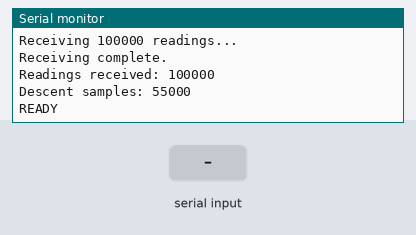
Recording of a sketch running on a simulated ESP32. Parts: the last lines printed to the serial monitor. The inputs (shaded band) are chosen by the test bench.

Above: at 3.3 s.
3.4 s: "STATS\n" received over Serial
At 4.0 s:
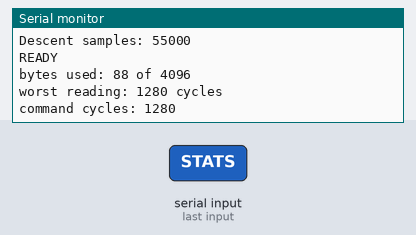
4.9 s: "G\n" received over Serial
At 6.1 s:
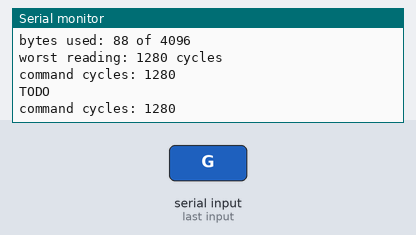
6.4 s: "DESCENT\n" received over Serial
At 7.5 s:
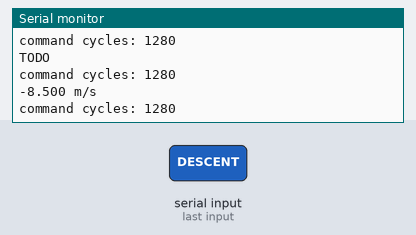
7.9 s: "LAND\n" received over Serial
At 8.6 s:
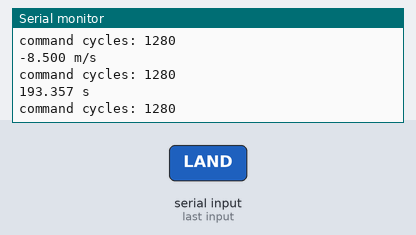
9.4 s: "ALT \n" received over Serial
At 9.8 s:
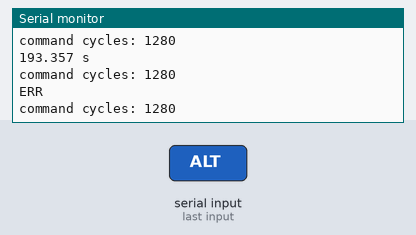

The sketch:

LEVEL__1_PRACTICE.ino
```cpp
#include <Arduino.h>

// ============================================================
// CATCH THE ROCKET - LEVEL 1
// PRACTICE TRACKER B TEST
//
// Level 1:
//   DESCENT
//   LAND
//
// Glitches OFF.
// ============================================================

#define TRACKER_GLITCHES 0


// ============================================================
// PRACTICE TRACKER B
// DO NOT MODIFY THIS BLOCK
// ============================================================

// ===== PRACTICE TRACKER B: do not modify =====
// Set TRACKER_GLITCHES to 1 or 0 *above* this block, never inside it.
static uint32_t trackerSeed = 4242u;
static uint32_t trackerRand() {
  trackerSeed = trackerSeed * 1664525u + 1013904223u;
  return trackerSeed;
}

float nextAltitude() {
  // This flight's secrets. Every tracker uses different ones.
  const int64_t H0 =  150000;   // altitude at t = 0, in cm
  const int64_t V0 =    4200;   // upward speed at t = 0, in cm/s
  const int64_t G  =     371;   // gravity, in cm/s^2
  const int64_t TD =   24000;   // parachute opens at this time, in ms
  const int64_t VD =    -850;   // speed under the parachute, in cm/s
  static int64_t t = 0;      // time of this reading, in ms
  static int quiet = 0;      // readings until a glitch is allowed again
  int64_t tc = (t < TD) ? t : TD;
  int64_t h = H0 + V0 * tc / 1000 - G * tc * tc / 2000000;
  if (t > TD) h += VD * (t - TD) / 1000;
  uint32_t r = trackerRand();
  if (quiet > 0) quiet--;
  if (TRACKER_GLITCHES && t >= 1000 && quiet == 0 && (r >> 24) < 2) {
    quiet = 10;                                     // glitch: 50 to 300 m off
    int64_t off = 5000 + (int64_t)((r >> 4) % 25001);
    h += ((r >> 3) & 1) ? off : -off;
    if (h < 0) h += 2 * off;
  } else {
    h += (int64_t)((r >> 8) % 401) - 200;           // noise: -2.00 to +2.00 m
  }
  t++;
  return (float)h / 100.0f;
}
// =========================================


// ============================================================
// ONE PERSISTENT STATE STRUCT
// ============================================================

struct GroundState {

  // Reading reception / timing
  uint32_t readingsReceived;
  uint32_t worstCycles;

  // Level 1 least-squares sufficient statistics
  //
  // y = A + B*k
  //
  // k = time in milliseconds relative to 72.5 seconds
  // y = altitude in centimetres

  uint32_t descentN;

  int64_t sumK;
  int64_t sumY;
  int64_t sumK2;
  int64_t sumKY;

  // Serial command state
  char commandBuffer[32];
  uint8_t commandLength;
  bool commandOverflow;
};

GroundState state;


// Must remain <= 4096 bytes.
static_assert(
  sizeof(GroundState) <= 4096,
  "GroundState exceeds 4096 bytes"
);


// ============================================================
// COMMAND TYPES
// ============================================================

enum CommandType {

  CMD_STATS,
  CMD_G,
  CMD_APOGEE,
  CMD_DEPLOY,
  CMD_DESCENT,
  CMD_LAND,
  CMD_GLITCHES,
  CMD_ALT,
  CMD_INVALID
};


// ============================================================
// ALTITUDE CONVERSION
// Tracker returns metres as float.
// Internally tracker altitude is in centimetres.
// ============================================================

static inline int32_t altitudeToCm(float altitude) {

  return (int32_t)(altitude * 100.0f + 0.5f);
}


// ============================================================
// COMMAND HANDLER
//
// IMPORTANT:
// Parsing happens BEFORE timing.
//
// START TIMER
//      |
// compute answer
//      |
// STOP TIMER
//      |
// print answer
//
// Printing is NOT included in command cycles.
// ============================================================

void handleCommand(char *cmd) {

  // ----------------------------------------------------------
  // STEP 1: PARSE COMMAND
  // ----------------------------------------------------------

  CommandType type = CMD_INVALID;


  if (strcmp(cmd, "STATS") == 0) {

    type = CMD_STATS;
  }

  else if (strcmp(cmd, "G") == 0) {

    type = CMD_G;
  }

  else if (strcmp(cmd, "APOGEE") == 0) {

    type = CMD_APOGEE;
  }

  else if (strcmp(cmd, "DEPLOY") == 0) {

    type = CMD_DEPLOY;
  }

  else if (strcmp(cmd, "DESCENT") == 0) {

    type = CMD_DESCENT;
  }

  else if (strcmp(cmd, "LAND") == 0) {

    type = CMD_LAND;
  }

  else if (strcmp(cmd, "GLITCHES") == 0) {

    type = CMD_GLITCHES;
  }

  else if (strncmp(cmd, "ALT ", 4) == 0) {

    char *endPtr = nullptr;

    float t = strtof(cmd + 4, &endPtr);

    if (endPtr != cmd + 4) {

      while (*endPtr == ' ' || *endPtr == '\t') {
        endPtr++;
      }

      if (*endPtr == '\0' &&
          t >= 0.0f &&
          t <= 100.0f) {

        type = CMD_ALT;
      }
    }
  }


  // ----------------------------------------------------------
  // STEP 2: START COMMAND TIMING
  // ----------------------------------------------------------

  uint32_t start = ESP.getCycleCount();


  // ----------------------------------------------------------
  // STEP 3: COMPUTE ANSWER
  // ----------------------------------------------------------

  char answer[96];

  strcpy(answer, "ERR");


  // ==========================================================
  // STATS
  // ==========================================================

  if (type == CMD_STATS) {

    uint32_t bytesUsed =
        sizeof(GroundState);

    uint32_t worstReading =
        state.worstCycles;


    // Stop timing BEFORE printing.

    uint32_t commandCycles =
        (uint32_t)(
            ESP.getCycleCount() - start
        );


    Serial.print("bytes used: ");
    Serial.print(bytesUsed);
    Serial.println(" of 4096");

    Serial.print("worst reading: ");
    Serial.print(worstReading);
    Serial.println(" cycles");

    Serial.print("command cycles: ");
    Serial.println(commandCycles);

    return;
  }


  // ==========================================================
  // LEVEL 1: DESCENT / LAND
  // ==========================================================

  if (type == CMD_DESCENT ||
      type == CMD_LAND) {

    if (state.descentN < 2) {

      strcpy(answer, "ERR");
    }

    else {

      double N =
          (double)state.descentN;

      double SK =
          (double)state.sumK;

      double SY =
          (double)state.sumY;

      double SK2 =
          (double)state.sumK2;

      double SKY =
          (double)state.sumKY;


      // ------------------------------------------------------
      // Least-squares denominator
      // ------------------------------------------------------

      double denominator =
          N * SK2 - SK * SK;


      if (denominator == 0.0) {

        strcpy(answer, "ERR");
      }

      else {

        // ----------------------------------------------------
        // Slope B
        //
        // B = [N*sum(k*y) - sum(k)*sum(y)]
        //     --------------------------------
        //     [N*sum(k^2) - sum(k)^2]
        //
        // B is centimetres / millisecond.
        // ----------------------------------------------------

        double B =
            (N * SKY - SK * SY) /
            denominator;


        // ----------------------------------------------------
        // Intercept A
        // ----------------------------------------------------

        double A =
            (SY - B * SK) / N;


        // ====================================================
        // DESCENT
        // ====================================================

        if (type == CMD_DESCENT) {

          // cm/ms -> m/s
          //
          // 1 cm/ms = 10 m/s

          double descentMps =
              B * 10.0;


          snprintf(
              answer,
              sizeof(answer),
              "%.3f m/s",
              descentMps
          );
        }


        // ====================================================
        // LAND
        //
        // 0 = A + B*k
        //
        // k = -A/B
        // ====================================================

        else {

          if (B >= 0.0) {

            strcpy(answer, "ERR");
          }

          else {

            double kLand =
                -A / B;


            // k is relative to 72.5 seconds.

            double tLandMs =
                72500.0 + kLand;


            double tLand =
                tLandMs / 1000.0;


            if (tLand < 0.0 ||
                tLand > 1000.0) {

              strcpy(answer, "ERR");
            }

            else {

              snprintf(
                  answer,
                  sizeof(answer),
                  "%.3f s",
                  tLand
              );
            }
          }
        }
      }
    }
  }


  // ==========================================================
  // LATER LEVELS
  // ==========================================================

  else if (type == CMD_G ||
           type == CMD_APOGEE ||
           type == CMD_DEPLOY ||
           type == CMD_GLITCHES ||
           type == CMD_ALT) {

    strcpy(answer, "TODO");
  }


  // ==========================================================
  // INVALID
  // ==========================================================

  else {

    strcpy(answer, "ERR");
  }


  // ----------------------------------------------------------
  // STEP 4: STOP COMMAND TIMING
  // ----------------------------------------------------------

  uint32_t commandCycles =
      (uint32_t)(
          ESP.getCycleCount() - start
      );


  // ----------------------------------------------------------
  // STEP 5: PRINT
  // ----------------------------------------------------------

  Serial.println(answer);

  Serial.print("command cycles: ");
  Serial.println(commandCycles);
}


// ============================================================
// SETUP
// ============================================================

void setup() {

  Serial.begin(115200);

  delay(500);


  // ----------------------------------------------------------
  // Initialize ONE persistent state structure.
  // ----------------------------------------------------------

  state.readingsReceived = 0;

  state.worstCycles = 0;

  state.descentN = 0;

  state.sumK = 0;
  state.sumY = 0;
  state.sumK2 = 0;
  state.sumKY = 0;

  state.commandLength = 0;

  state.commandOverflow = false;

  state.commandBuffer[0] = '\0';


  Serial.println();

  Serial.println("================================");

  Serial.println(
      " CATCH THE ROCKET - LEVEL 1"
  );

  Serial.println("================================");

  Serial.println(
      "Receiving 100000 readings..."
  );


  // ==========================================================
  // EXACTLY 100000 nextAltitude() CALLS
  // ==========================================================

  for (uint32_t i = 0;
       i < 100000;
       i++) {


    // --------------------------------------------------------
    // Tracker execution is NOT included in our timing.
    // --------------------------------------------------------

    float altitude =
        nextAltitude();


    // --------------------------------------------------------
    // Start reading timing immediately after tracker returns.
    // --------------------------------------------------------

    uint32_t start =
        ESP.getCycleCount();


    // ========================================================
    // LEVEL 1:
    //
    // Use readings from t >= 45 seconds.
    //
    // Reading i occurs at:
    //
    //     t = i / 1000 seconds
    //
    // Therefore:
    //
    //     i >= 45000
    //
    // ========================================================

    if (i >= 45000) {


      // ------------------------------------------------------
      // Center time around 72.5 seconds.
      //
      // k = t(ms) - 72500
      // ------------------------------------------------------

      const int32_t k =
          (int32_t)i - 72500;


      // ------------------------------------------------------
      // Convert metres to centimetres.
      // ------------------------------------------------------

      const int32_t y =
          altitudeToCm(altitude);


      // ------------------------------------------------------
      // Build sufficient statistics one reading at a time.
      // ------------------------------------------------------

      state.descentN++;

      state.sumK +=
          (int64_t)k;

      state.sumY +=
          (int64_t)y;

      state.sumK2 +=
          (int64_t)k *
          (int64_t)k;

      state.sumKY +=
          (int64_t)k *
          (int64_t)y;
    }


    // --------------------------------------------------------
    // Reading completely processed.
    // --------------------------------------------------------

    state.readingsReceived++;


    // --------------------------------------------------------
    // End reading timing.
    // --------------------------------------------------------

    uint32_t cycles =
        (uint32_t)(
            ESP.getCycleCount() - start
        );


    if (cycles > state.worstCycles) {

      state.worstCycles = cycles;
    }
  }


  // ==========================================================
  // RECEIVING COMPLETE
  // ==========================================================

  Serial.println();

  Serial.println(
      "Receiving complete."
  );

  Serial.print(
      "Readings received: "
  );

  Serial.println(
      state.readingsReceived
  );

  Serial.print(
      "Descent samples: "
  );

  Serial.println(
      state.descentN
  );

  Serial.println("READY");
}


// ============================================================
// LOOP
// ============================================================

void loop() {

  while (Serial.available() > 0) {

    char c =
        (char)Serial.read();


    // ========================================================
    // END OF COMMAND
    // ========================================================

    if (c == '\n') {


      // ------------------------------------------------------
      // Overlong command
      // ------------------------------------------------------

      if (state.commandOverflow) {

        // Put an invalid marker into the buffer.
        state.commandBuffer[0] = '\0';

        handleCommand(
            state.commandBuffer
        );


        state.commandOverflow = false;

        state.commandLength = 0;

        state.commandBuffer[0] = '\0';
      }


      // ------------------------------------------------------
      // Normal command
      // ------------------------------------------------------

      else {

        state.commandBuffer[
            state.commandLength
        ] = '\0';


        if (state.commandLength > 0) {

          handleCommand(
              state.commandBuffer
          );
        }


        state.commandLength = 0;

        state.commandBuffer[0] = '\0';
      }
    }


    // ========================================================
    // IGNORE CR
    // ========================================================

    else if (c != '\r') {


      if (state.commandLength <
          sizeof(state.commandBuffer) - 1) {

        state.commandBuffer[
            state.commandLength++
        ] = c;
      }

      else {

        state.commandOverflow = true;
      }
    }
  }
}
```

Measured:
- after the input at 3.4 s, the serial monitor: prints a new line at once (image 1)
- after the input at 4.9 s, the serial monitor: prints a new line at once (image 2)
- after the input at 6.4 s, the serial monitor: prints a new line at once (image 3)
- after the input at 7.9 s, the serial monitor: prints a new line at once (image 4)
- after the input at 9.4 s, the serial monitor: prints a new line at once (image 5)
